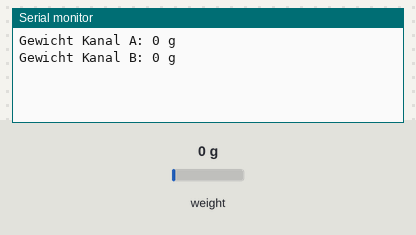
The sketch below on a simulated Arduino Uno, built with avr-gcc and run on an emulated ATmega328P. Shown: the last lines printed to the serial monitor. The inputs (shaded band) are chosen by the test bench; at power-on: weight on the scale 0 g.

Above: at 2.8 s.
2.9 s: weight on the scale set to 100 g
6.4 s: weight on the scale set to 1250 g
At 8.2 s:
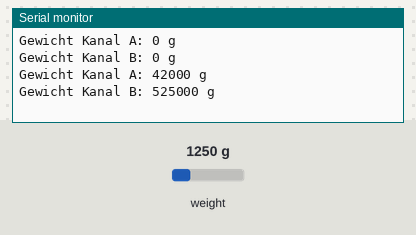
9.9 s: weight on the scale set to 2500 g
At 13.3 s:
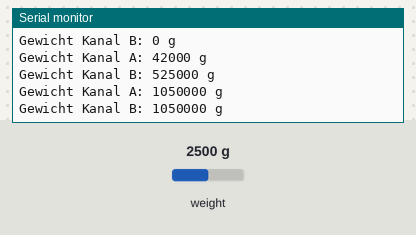
Timing chart, 0 to 14.8 s (numbered marks = the images above; inputs shaded):
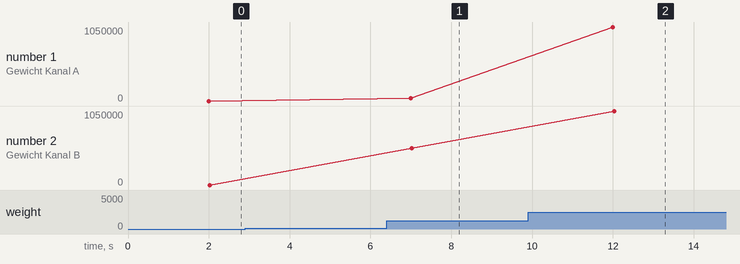

Measured:
- after the input at 6.4 s, the serial monitor: prints a new line after 0.63 s (image 1)
- after the input at 9.9 s, the serial monitor: prints a new line after 2.1 s (image 2)
- plotted number 1: 42000 → 1050000 after the input at 9.9 s
- plotted number 2: 0 → 525000 after the input at 6.4 s, 525000 → 1050000 after the input at 9.9 s

The sketch:

Wasserfuelsstand.ino
```cpp
// (licence header left out)
// beelogger.de - Arduino Datenlogger für Imker
// Erläuterungen dieses Programmcodes unter http://beelogger.de

#include <HX711.h>
HX711 scale(4, 5);

long TaragewichtA = 1; // Hier ist der Wert aus der Kalibrierung für Kanal A einzutragen
float SkalierungA = 1; // Hier ist der Wert aus der Kalibrierung für Kanal A einzutragen

long TaragewichtB = 1; // Hier ist der Wert aus der Kalibrierung für Kanal B einzutragen
float SkalierungB = 1; // Hier ist der Wert aus der Kalibrierung für Kanal B einzutragen

long GewichtA = 999999;
long GewichtB = 999999;


void setup() {
  Serial.begin(9600);
}


void loop() {
  scale.set_gain(128);
  scale.set_offset(TaragewichtA);
  scale.set_scale(SkalierungA);
  GewichtA= scale.get_units(10);

  scale.set_gain(32);
  scale.set_offset(TaragewichtB);
  scale.set_scale(SkalierungB);
  GewichtB= scale.get_units(10);

  Serial.print("Gewicht Kanal A: ");
  Serial.print(GewichtA);
  Serial.println(" g");

  Serial.print("Gewicht Kanal B: ");
  Serial.print(GewichtB);
  Serial.println(" g");

  delay(3000);
}
```
